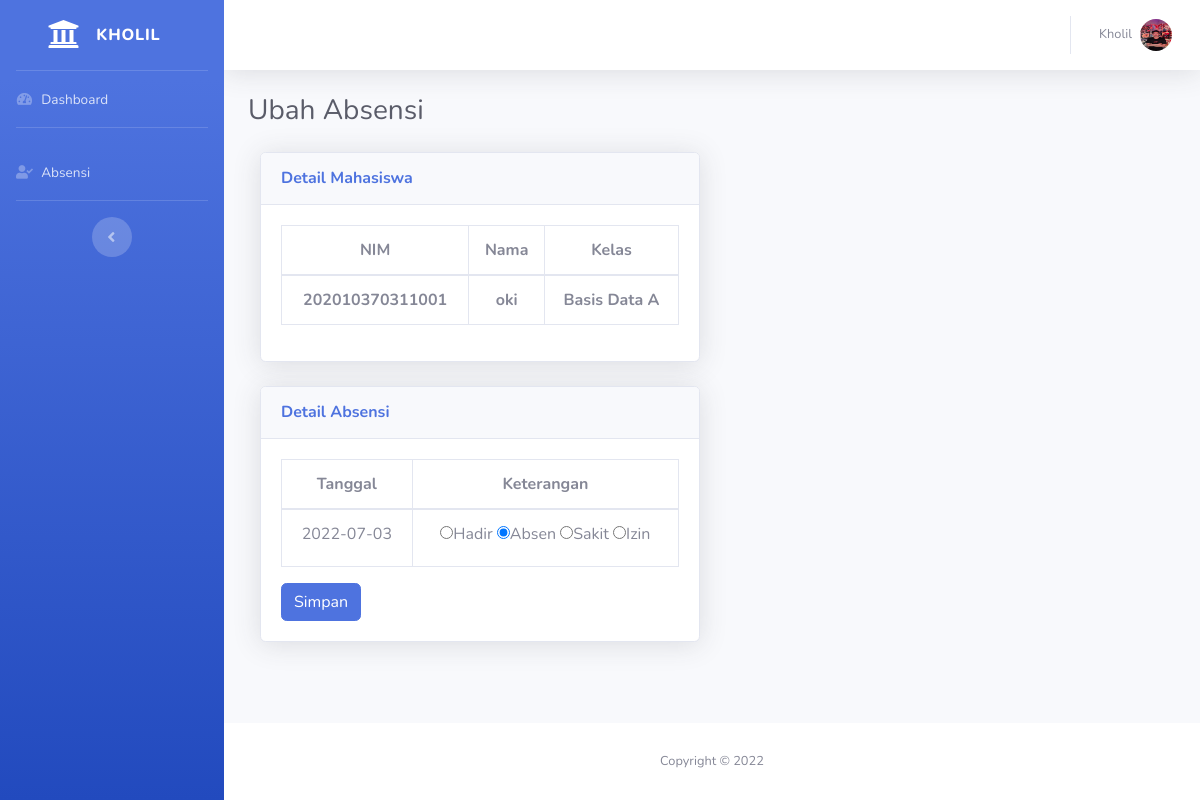
Page /detaileditabsensi.php?kelas=001&npm=202010370311001 (signed in) on the committed database.
### tables this page shows
CREATE TABLE `mahasiswa` (
  `npm` varchar(15) NOT NULL,
  `nama` varchar(30) NOT NULL,
  `jk` enum('Pria','Wanita') NOT NULL,
  `tgl_lahir` date NOT NULL,
  `alamat` varchar(255) NOT NULL,
  `id_kelas` varchar(11) NOT NULL,
  `foto` varchar(255) NOT NULL
);

CREATE TABLE `kelas` (
  `id_kelas` varchar(11) NOT NULL,
  `nama_kelas` varchar(30) NOT NULL,
  `id_dosen` varchar(11) NOT NULL
);

CREATE TABLE `absensi` (
  `id_absen` int(11) NOT NULL,
  `jadwal` date NOT NULL,
  `keterangan` enum('Hadir','Sakit','Izin','Absen') NOT NULL,
  `id_kelas` varchar(11) NOT NULL,
  `npm` varchar(15) NOT NULL
);

### detaileditabsensi.php (the view, shortened to what this page needs)
<?php
	include "koneksi.php";
	$dosen_name = $_SESSION["dosen_user_name"];
    $dosen_foto = $_SESSION["dosen_user_foto"];
    $id_kelas=$_GET['kelas'];
	$npm=$_GET['npm'];
?>
<!DOCTYPE html>
<html lang="en">
<head>
  <link href="vendor/fontawesome-free/css/all.min.css" rel="stylesheet" type="text/css">
  <link href="css/sb-admin-2.min.css" rel="stylesheet">
  <link href="vendor/datatables/dataTables.bootstrap4.min.css" rel="stylesheet">
</head>
<body id="page-top">
  <div id="wrapper">
    <ul class="navbar-nav bg-gradient-primary sidebar sidebar-dark accordion" id="accordionSidebar">
      <a class="sidebar-brand d-flex align-items-center justify-content-center" href="index.php">
        <div class="sidebar-brand-icon">
          <i class="fas fa-university"></i>
        </div>
        <div class="sidebar-brand-text mx-3">Kholil</div>
      </a>
      <hr class="sidebar-divider my-0">
      <li class="nav-item">
        <a class="nav-link" href="index.php">
          <i class="fas fa-fw fa-tachometer-alt"></i>
          <span>Dashboard</span></a>
      </li>
      <hr class="sidebar-divider">
      <li class="nav-item">
        <a class="nav-link" href="absensi.php">
          <i class="fas fa-fw fa-user-check"></i>
          <span>Absensi</span></a>
      </li>
      <hr class="sidebar-divider d-none d-md-block">
      <div class="text-center d-none d-md-inline">
        <button class="rounded-circle border-0" id="sidebarToggle"></button>
      </div>
    </ul>
    <div id="content-wrapper" class="d-flex flex-column">
      <div id="content">
        <nav class="navbar navbar-expand navbar-light bg-white topbar mb-4 static-top shadow">
          <ul class="navbar-nav ml-auto">
            <li class="nav-item dropdown no-arrow">
              <a class="nav-link dropdown-toggle" href="#" id="userDropdown" role="button" data-toggle="dropdown" aria-haspopup="true" aria-expanded="false">
                <span class="mr-2 d-none d-lg-inline text-gray-600 small"><?= $dosen_name ;?></span>
                <img class="img-profile rounded-circle" src="img/<?= $dosen_foto; ?>">
              </a>
            </li>
          </ul>
        </nav>
        <div class="container-fluid">
          <h1 class="h3 mb-4 text-gray-800">Ubah Absensi </h1>
            <form role="form" action="editabsensi.php?kelas=<?php echo $id_kelas;?>&npm=<?php echo $npm;?>" method="post" name="postform" enctype="multipart/form-data">
			<?php
            $sql="SELECT *,k.nama_kelas FROM mahasiswa s join kelas k on s.id_kelas=k.id_kelas WHERE npm='$npm'";
            $query=mysqli_query($koneksi,$sql);
                        while ($data=mysqli_fetch_array($query)){
                            $nama=$data["nama"];
                            $nama_kelas=$data["nama_kelas"];
                        }
            ?>
        <div class="col-md-6">
          <div class="card shadow mb-4">
            <div class="card-header py-3">
              <h6 class="m-0 font-weight-bold text-primary">Detail Mahasiswa</h6>
            </div>
            <div class="card-body">
                <form role="form" action=".php?id=<?php echo $_GET['kelas'];?>" method="post" name="postform" enctype="multipart/form-data">
              <div class="table-responsive">
                  <table class="table table-bordered" id="" width="100%" cellspacing="0">
                    <thead>
                        <tr align="center">
                        <th>NIM</th>
                        <th>Nama</th>
                        <th>Kelas</th>
                        </tr>
                    </thead>
                    <tbody align="center">
                        <th><?=$npm;?></th>
                        <th><?=$nama;?></th>
                        <th><?=$nama_kelas;?></th>
                    </tbody>
                </table>
            </div>
            </div>
          </div>
        </div>
        <div class="col-md-6">
          <div class="card shadow mb-4">
            <div class="card-header py-3">
              <h6 class="m-0 font-weight-bold text-primary">Detail Absensi</h6>
            </div>
            <div class="card-body">
              <div class="table-responsive">
                  <table class="table table-bordered" id="" width="100%" cellspacing="0">
                    <thead>
                        <tr align="center">
                        <th>Tanggal</th>
                        <th>Keterangan</th>
                        </tr>
                    </thead>
                    <tbody align="center">
                        <?php
                        $sql="SELECT * FROM `absensi` WHERE id_kelas='$id_kelas' AND npm='$npm'";
                        $query=mysqli_query($koneksi,$sql);
                        while ($data=mysqli_fetch_array($query)){
                            $id_absen=$data[0];
                            $tanggal=$data["jadwal"];
                            $keterangan=$data["keterangan"];
                        ?>
                        <tr>
                            <td><?=$tanggal;?></td>
                            <td>
                            <label class="radio-inline"><input type="radio" name="<?= 'ket'.$id_absen;?>" id="<?= 'opsi1'.$id_absen;?>" <?php if ($keterangan=="Hadir"){echo "checked";} ?> value="Hadir">Hadir</label>
                      <label class="radio-inline"><input type="radio" name="<?= 'ket'.$id_absen;?>" id="<?= 'opsi1'.$id_absen;?>" <?php if ($keterangan=="Absen"){echo "checked";} ?> value="Absen">Absen</label>
                      <label class="radio-inline"><input type="radio" name="<?= 'ket'.$id_absen;?>" id="<?= 'opsi1'.$id_absen;?>" <?php if ($keterangan=="Sakit"){echo "checked";} ?> value="Sakit">Sakit</label>
                      <label class="radio-inline"><input type="radio" name="<?= 'ket'.$id_absen;?>" id="<?= 'opsi1'.$id_absen;?>" <?php if ($keterangan=="Izin"){echo "checked";} ?> value="Izin">Izin</label>
                            </td>
                        </tr>
                        <?php } ?>
                    </tbody>
                </table>
                <button type="submit" class="btn btn-primary">Simpan</button>
                </form>
            </div>
            </div>
          </div>
        </div>
      <footer class="sticky-footer bg-white">
        <div class="container my-auto">
          <div class="copyright text-center my-auto">
            <span>Copyright &copy; 2022</span>
          </div>
        </div>
      </footer>
</body>
</html>

### rows in the picture
mahasiswa: nama "oki", id_kelas.nama_kelas "Basis Data A"
absensi: jadwal "2022-07-03", keterangan "☐ Hadir", keterangan "☑ Absen", keterangan "☐ Sakit", keterangan "☐ Izin"

### other values in the picture
$dosen_name "Kholil"
$npm "202010370311001"
